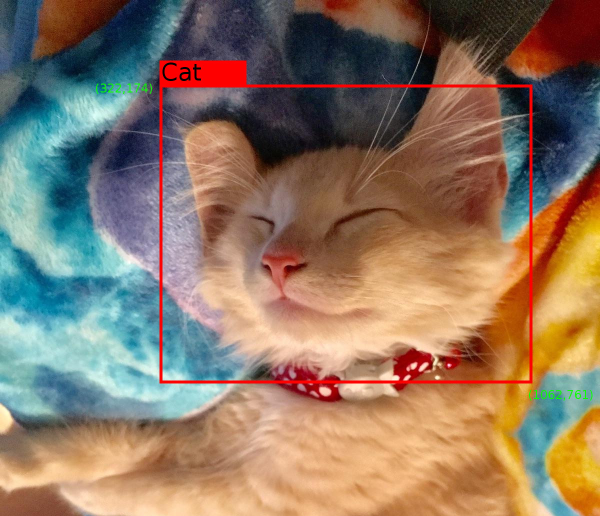
#> input picture server/g3doc/img/example_cat.jpg, 1200 x 1032 px (shown at 1/2 size)
$ python -i 'test(unfinished).py'   (imports and definitions only)
#> lines starting #> are read from the running program, lines starting #| are printed output that depends on the picture
#!/usr/bin/python3

import cv2
import time
import requests
import serial
import base64
from pylab import *
from numpy import *
from scipy.ndimage import filters
from PIL import Image
import json

# [1 line not run here, left out]
idx = 0
times = 0
'''
ser = serial.Serial()
ser.port = '/dev/ttyS3'
ser.bandrate = 9600
ser.timeout = 1
ser.open()
'''
# [70 lines left out: functions Crops, match_, post, is_closing, answer, not called in this run]

def compute_harris_response(im,sigma=3):
    """ Compute the Harris corner detector response function
        for each pixel in a graylevel image. """

    # derivatives
    imx = zeros(im.shape)
    filters.gaussian_filter(im, (sigma,sigma), (0,1), imx)
    imy = zeros(im.shape)
    filters.gaussian_filter(im, (sigma,sigma), (1,0), imy)

    # compute components of the Harris matrix
    Wxx = filters.gaussian_filter(imx*imx,sigma)
    Wxy = filters.gaussian_filter(imx*imy,sigma)
    Wyy = filters.gaussian_filter(imy*imy,sigma)

    # determinant and trace
    Wdet = Wxx*Wyy - Wxy**2
    Wtr = Wxx + Wyy

    return Wdet / Wtr


# [137 lines left out: functions get_harris_points, plot_harris_points, get_descriptors, match, match_twosided, appendimages and 2 more, not called in this run]
"""
Example of detecting Harris corner points (Figure 2-1 in the book).
"""

# [27 lines not run here, left out]

>>> import cv2
>>> picture = cv2.imread('../server/g3doc/img/example_cat.jpg', cv2.IMREAD_GRAYSCALE)
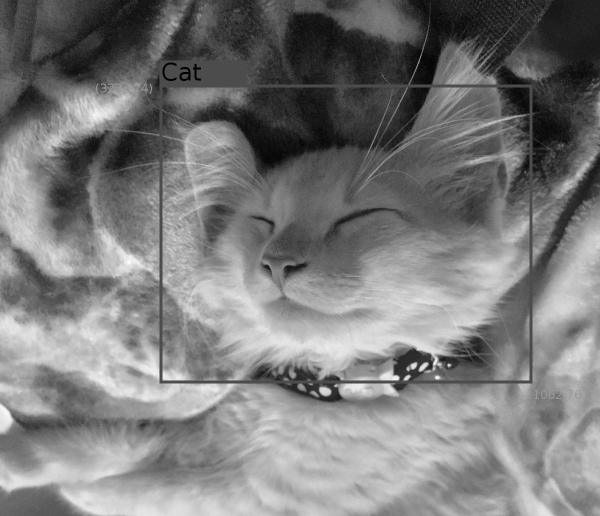
#> picture: shape (1032, 1200) (shown at 1/2 size); min 0, max 254, mean 122.9
>>> result = compute_harris_response(picture)
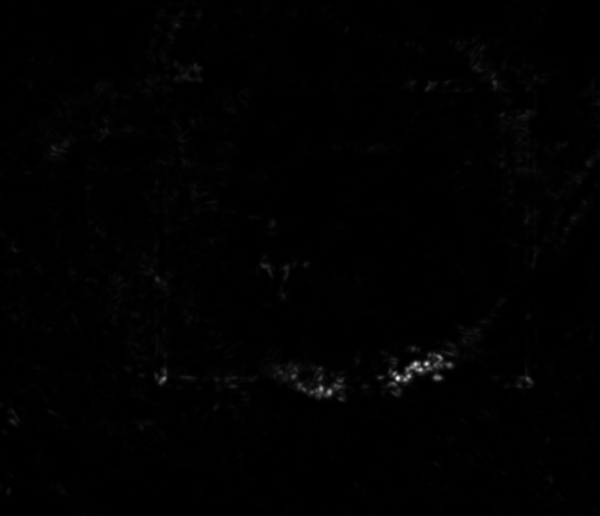
#> result: shape (1032, 1200) float64 (shown at 1/2 size); min 1.87e-12, max 62.99, mean 0.4; drawn with min black and max white

$ run again, on server/g3doc/img/oxford_pet.png
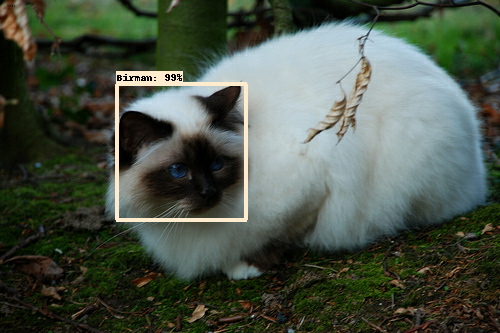
#> input picture server/g3doc/img/oxford_pet.png, 500 x 333 px
#> `picture = cv2.imread('../server/g3doc/img/example_cat.jpg', cv2.IMREAD..`:
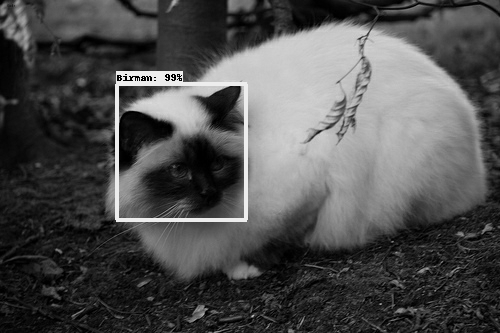
#> picture: shape (333, 500); min 0, max 237, mean 79.4
#> `result = compute_harris_response(picture)`:
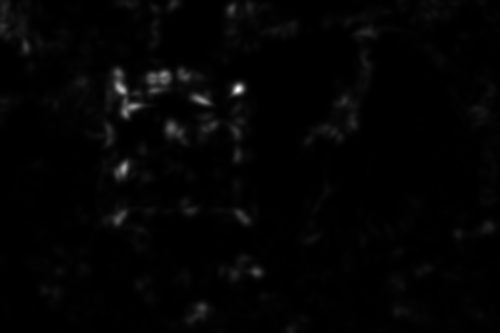
#> result: shape (333, 500) float64; min 0.00116, max 65.61, mean 1; drawn with min black and max white
